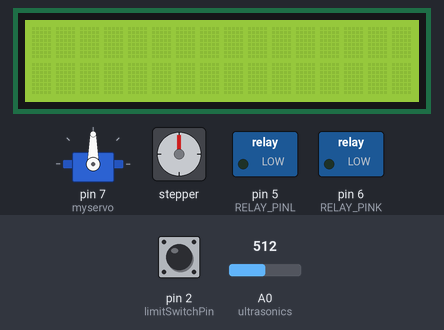
A sketch run on a simulated Arduino Uno, built with avr-gcc and run on an emulated ATmega328P. Shown: servo, 16×2 character LCD, stepper motor, switched loads named in the sketch (green lamp = pin HIGH). The test bench sets the inputs (shaded band); at power-on: pin 2 (limitSwitchPin) HIGH, A0 (ultrasonics) = 512. Stepper angles assume 2048 steps per turn; what the sketch prints to the serial monitor is not drawn.

Above: at 1.2 s.
1.3 s: pin 2 (limitSwitchPin) pulled LOW for 0.15 s
At 2.36 s:
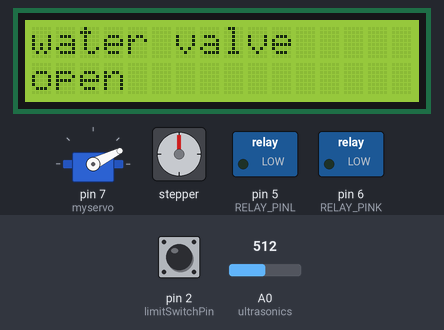
At 5.23 s:
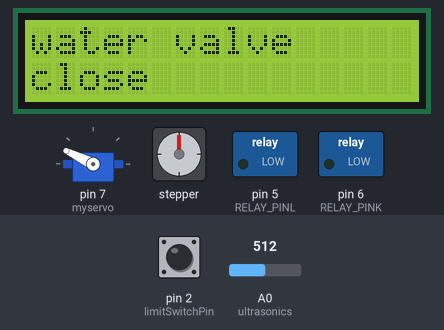
Timing chart, 0 to 19.6 s (numbered marks = the images above; inputs shaded):
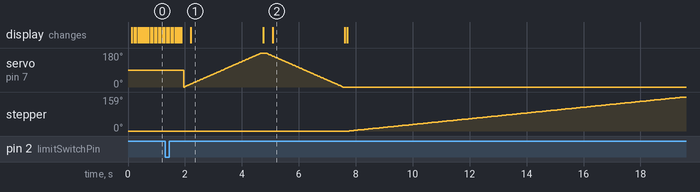

The sketch:

wash.ino
```cpp
#include <Stepper.h>
#include <Servo.h>
#include <LiquidCrystal_I2C.h>
#include <Wire.h>

const int stepsPerRevolution = 2048;
Stepper stepper(stepsPerRevolution, 10, 11, 12, 13);

Servo myservo;
int pos = 0;

LiquidCrystal_I2C lcd(0x3F, 16, 2); // I2C address 0x27, 16 column and 2 rows

const int limitSwitchPin = 2;
const int RELAY_PINL = 5;
const int RELAY_PINK = 6;
int fix=15;

//ultrasonic sensor
const int ultrasonics = A0;
unsigned int ADCValue;


void setup() {
  Serial.begin(115200);
  myservo.attach(7);

  lcd.begin(16, 2);
  lcd.print("Washing Machine");

  pinMode(limitSwitchPin, INPUT_PULLUP);
  pinMode(RELAY_PINL, OUTPUT);
  pinMode(RELAY_PINK, OUTPUT);

}


void loop() {
    Serial.println(fix);
    ADCValue = analogRead(ultrasonics);
    // ADCValue *=3;
    //Serial.print("Present Length is: ");
    //Serial.print(ADCValue, DEC);
    //Serial.println("mm");


  //ultrasonic
  if(ADCValue < 80){
       digitalWrite(RELAY_PINL, HIGH);
       digitalWrite(RELAY_PINK, HIGH);
  }else{
       digitalWrite(RELAY_PINL, LOW);
       digitalWrite(RELAY_PINK, LOW);
  }

  int limitSwitchState = digitalRead(limitSwitchPin);
  //Serial.println(limitSwitchState);

  if (limitSwitchState == LOW) {
  lcdPrint("Door closed :)", "ready soon!");
  int washDuration = (1000);
  int rinseDuration = (1000);
  int spinDuration =(1000);

  wash(washDuration);
  rinse(rinseDuration);
  spin(spinDuration);

  lcdPrint("Process", "Complete!");
  complete();
  } else{
    lcdPrint("door open", "-_-");
    }

}

void wash(int duration) {
  lcdPrint("Washing", "1 sec");
  lcdPrint("Washing","In progress");
  waterpipe();
  lcdPrint("Washing", "In Progress");

  stepper.setSpeed(10);
  for (int i = 0; i < duration; i++) {
    stepper.step(1);
    delay(10);
  }

  lcdPrint("Washing", "Complete");
}

void rinse(int duration) {
  lcdPrint("Rinsing", "1 sec");
  lcdPrint("Rinsing","In progress");
  waterpipe();
  lcdPrint("Rinsing", "In Progress");

  stepper.setSpeed(10);
  for (int i = 0; i < duration; i++) {
    stepper.step(1);
    delay(10);
  }

  lcdPrint("Rinsing", "Complete");
}

void spin(int duration) {
  lcdPrint("Spinning", "1 sec");
  lcdPrint("Spinning", "In progress");
  lcdPrint("Spinning", "In Progress");

  stepper.setSpeed(50);
  for (int i = 0; i < duration; i++) {
    stepper.step(1);
    delay(5);
  }

  lcdPrint("Spinning", "Complete");
}

void complete() {
  fix++;
  lcdPrint("clothes", "Complete");
  //Serial.print(fix);

}


void lcdPrint(String line1, String line2) {
  lcd.init();                      // initialize the lcd
  lcd.init();
  lcd.backlight();
  lcd.clear();
  lcd.setCursor(0, 0);
  lcd.print(line1);
  lcd.setCursor(0, 1);
  lcd.print(line2);
}

void waterpipe() {
  lcdPrint("water valve", "open");
  for (pos = 0; pos <= 180; pos += 1) {
    myservo.write(pos);
    delay(15);
  }
  lcdPrint("water valve", "close");
  for (pos = 180; pos >= 0; pos -= 1) {
  myservo.write(pos);
  delay(15);}
}
```

Measured:
- after the input at 1.3 s, stepper: keeps turning clockwise at about 14°/s, starting after 6.5 s; the display: first differs from a run without the input after 0.22 s (image 1 shows a later state)
